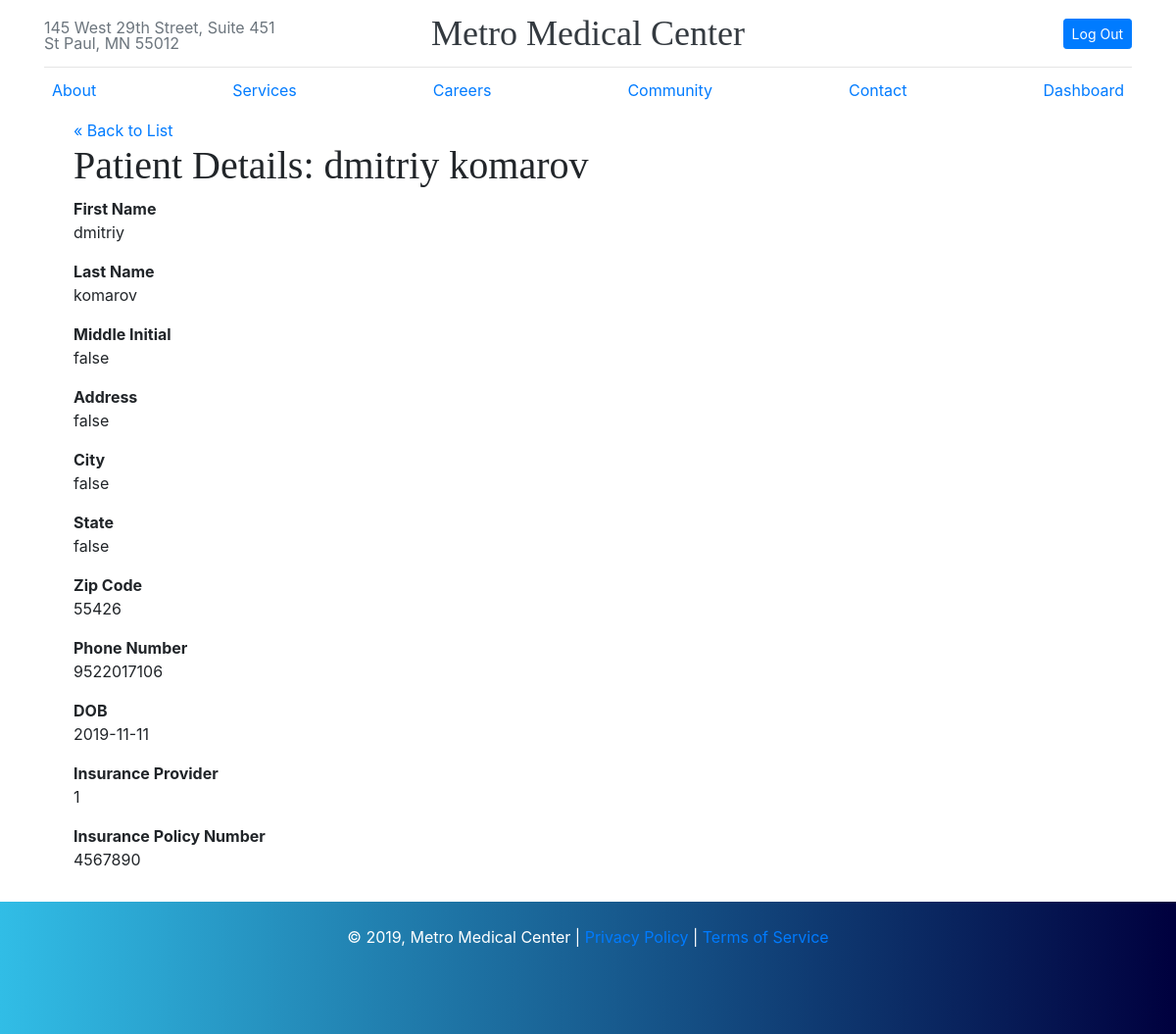
The page /metromed/public/administrator/patients/view_old.php (signed in) on the database its author committed.
### tables this page shows
CREATE TABLE user (
    user_id int NOT NULL AUTO_INCREMENT,
    email varchar(50) NOT NULL UNIQUE KEY,
    password varchar(255) NOT NULL,
    role tinyint DEFAULT 1,
    CHECK (role BETWEEN 1 AND 3),
    enabled int DEFAULT NULL,
    PRIMARY KEY (user_id),
    FOREIGN KEY (user_id) REFERENCES user_info(user_id)
);

CREATE TABLE user_info (
    user_id int NOT NULL AUTO_INCREMENT ,
    f_name varchar(50) NOT NULL,
    l_name varchar(50) NOT NULL,
    m_name varchar(50),
    address varchar(255) NOT NULL,
    city varchar(50) NOT NULL,
    state varchar(50) NOT NULL,
    zip varchar(50) NOT NULL,
    phone_number bigint NOT NULL,
    dob DATE NOT NULL,
    ins_id int DEFAULT NULL,
    policy_number varchar(50) DEFAULT NULL,
    PRIMARY KEY (user_id),
    FOREIGN KEY (ins_id) REFERENCES insurance(ins_id)
);

### metromed/private/functions.php (called while the page is built, shortened)
<?php
function url_for($script_path) {
  if($script_path[0] != '/') {
    $script_path = "/" . $script_path;
  }
  return WWW_ROOT . $script_path;
}
function h($string="") {
  return htmlspecialchars($string);
}
?>

### metromed/private/query_functions.php (called while the page is built, shortened)
<?php
  function find_user_by_id($id) {
    global $db;
    $sql = "SELECT i.*, u.email, u.role, u.enabled FROM user_info AS i, user AS u ";
    $sql .= "WHERE i.user_id='" . $id . "'" . " AND u.user_id='" . $id . "'";
    $sql .= ";";
    $result = mysqli_query($db, $sql);
    $patient = mysqli_fetch_assoc($result);
    return $patient;
  }
?>

### metromed/public/administrator/patients/view_old.php (the view, shortened to what this page needs)
<?php
include(SHARED_PATH . '/metromed_header.php');
$user_id = $_GET['user_id'] ? $_GET['user_id'] : '1';
$patient = find_user_by_id($user_id);
?>
<div id="content">
  <a class="back-link" href="<?php echo url_for('/administrator/patients/index.php'); ?>">&laquo; Back to List</a>
  <div class="subject show">
    <h1>Patient Details: <?php echo h($patient['f_name'] . " " . $patient['l_name'] ); ?></h1>
    <div class="attributes">
      <dl>
        <dt>First Name</dt>
        <dd><?php echo h($patient['f_name'] ? $patient['f_name'] : 'false'); ?></dd>
      </dl>
      <dl>
        <dt>Last Name</dt>
        <dd><?php echo h($patient['l_name'] ? $patient['l_name'] : 'false'); ?></dd>
      </dl>
      <dl>
        <dt>Middle Initial</dt>
        <dd><?php echo h($patient['m_name'] ? $patient['m_name'] : 'false'); ?></dd>
      </dl>
      <dl>
        <dt>Address</dt>
        <dd><?php echo h($patient['address'] ? $patient['address'] : 'false'); ?></dd>
      </dl>
      <dl>
        <dt>City</dt>
        <dd><?php echo h($patient['city'] ? $patient['city'] : 'false'); ?></dd>
      </dl>
      <dl>
        <dt>State</dt>
        <dd><?php echo h($patient['state'] ? $patient['state'] : 'false'); ?></dd>
      </dl>
      <dl>
        <dt>Zip Code</dt>
        <dd><?php echo h($patient['zip'] ? $patient['zip'] : 'false'); ?></dd>
      </dl>
      <dl>
        <dt>Phone Number</dt>
        <dd><?php echo h($patient['phone_number'] ? $patient['phone_number'] : 'false'); ?></dd>
      </dl>
      <dl>
        <dt>DOB</dt>
        <dd><?php echo h($patient['dob'] ? $patient['dob'] : 'false'); ?></dd>
      </dl>
      <dl>
        <dt>Insurance Provider</dt>
        <dd><?php echo h($patient['ins_id'] ? $patient['ins_id'] : 'false'); ?></dd>
      </dl>
      <dl>
        <dt>Insurance Policy Number</dt>
        <dd><?php echo h($patient['policy_number'] ? $patient['policy_number'] : 'false'); ?></dd>
      </dl>
    </div>
  </div>
</div>
<?php include(SHARED_PATH . '/metromed_footer.php'); ?>

### metromed/public/assets/css/metromed.css (style rules this page uses)
body { min-height: 100vh; position: relative; margin: 0; padding-bottom: 150px; }
h1, h2, h3, h4, h5, h6 { font-family: "Playfair Display", Georgia, "Times New Roman", serif; }
#content { width: 920px; min-height: 500px; padding: 0 30px; }

### rows shown on the page
user: user_id.l_name "dmitriy komarov", user_id.f_name "dmitriy", user_id.l_name "komarov", user_id.m_name "false", user_id.address "false", user_id.city "false", user_id.state "false", user_id.zip "55426", user_id.phone_number "9522017106", user_id.dob "2019-11-11", user_id.ins_id "1", user_id.policy_number "4567890"

### other values the page prints
Date('Y') "2019"
